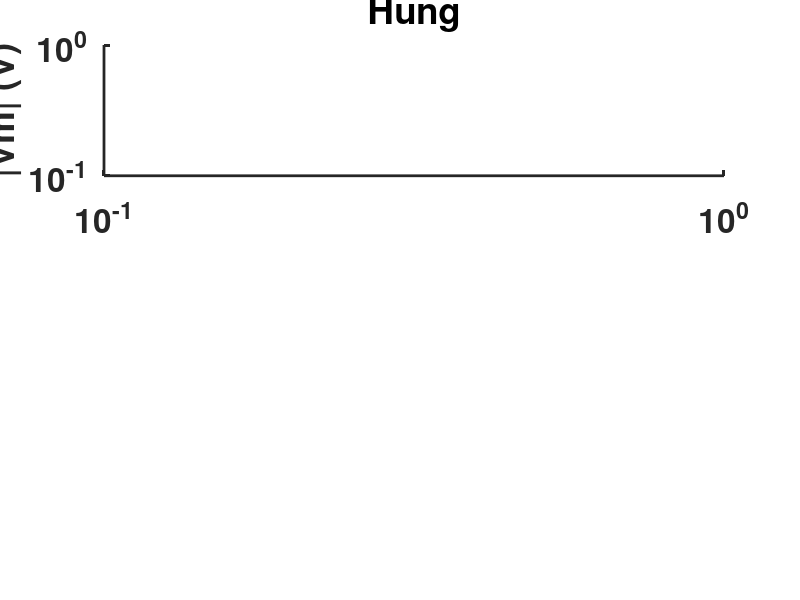

Write MATLAB code to recreate this figure. (Note: this script raises an error after producing the figure.)
%% ========================================================================
%  Vm Steady-State Spectrum Comparison (Hung / Hung No Ring / NTU)
%  觀察各實驗在 1/10/100 Hz 下的頻域表現
% ========================================================================
%
% Purpose:
%   比較三組實驗的 Vm 穩態頻譜（FFT）
%   觀察基頻尖峰、諧波結構、寬頻雜訊底
%
% Layout:
%   subplot(3,1,k) — 3 列垂直堆疊
%   子圖順序：Hung → Hung (No Ring) → NTU
%   每個子圖內疊加 3 條線（1 Hz / 10 Hz / 100 Hz）
%   共用水平圖例置於圖頂，xlabel 僅底圖
%
% Data Sources:
%   Hung:          Hung_tweezer/single_raw_data/Hung_single_{freq}.dat
%   Hung (No Ring): Hung_tweezer/single_noring_raw_data/Hung_single_noring_{freq}.dat
%   NTU:           NTU_tweezer/single_raw_data/NTU_single_{freq}.dat
%
% Output:
%   Vm_Spectrum_Comparison.png
%
% Author: Claude Code
% Date: 2026-02-06

clear; clc; close all;

fprintf('\n');
fprintf('========================================================================\n');
fprintf('  Vm Spectrum Comparison (Hung / Hung No Ring / NTU)\n');
fprintf('========================================================================\n\n');

%% Configuration
script_root = fileparts(mfilename('fullpath'));
functions_path = fullfile(script_root, 'functions');
addpath(functions_path);

% Frequencies to plot
plot_freqs = [1, 10, 100];  % Hz
freq_labels = {'1 Hz', '10 Hz', '100 Hz'};
freq_suffixes = {'1hz', '10hz', '100hz'};

% Steady-state parameters
NUM_PERIODS = 3;
RELATIVE_THRESHOLD = 0.002;  % 0.2%

% Experiments configuration (Hung → Hung No Ring → NTU)
experiments = struct();

experiments(1).name = 'Hung';
experiments(1).folder = fullfile(script_root, 'Hung_tweezer', 'single_raw_data');
experiments(1).prefix = 'Hung_single_';

experiments(2).name = 'Hung (No Ring)';
experiments(2).folder = fullfile(script_root, 'Hung_tweezer', 'single_noring_raw_data');
experiments(2).prefix = 'Hung_single_noring_';

experiments(3).name = 'NTU';
experiments(3).folder = fullfile(script_root, 'NTU_tweezer', 'single_raw_data');
experiments(3).prefix = 'NTU_single_';

% Line colors for each frequency
colors = lines(3);

%% Create figure
fig = figure('Position', [100, 100, 1200, 1200], 'Name', 'Vm Spectrum');

%% Process each experiment (one subplot per experiment)
for exp_idx = 1:length(experiments)
    exp = experiments(exp_idx);
    subplot(3, 1, exp_idx);
    hold on;

    fprintf('Processing: %s\n', exp.name);

    for freq_idx = 1:length(plot_freqs)
        target_freq = plot_freqs(freq_idx);
        suffix = freq_suffixes{freq_idx};
        filename = fullfile(exp.folder, [exp.prefix, suffix, '.dat']);

        fprintf('  %.0f Hz: %s ... ', target_freq, [exp.prefix, suffix, '.dat']);

        if ~exist(filename, 'file')
            fprintf('NOT FOUND\n');
            continue;
        end

        try
            % Step 1: Read raw data
            data = read_hsdata(filename);
            ch = data.channel;
            fs = data.sampling_rate;

            % Step 2: Extract excitation channel Vm
            Vm_ch2 = data.Vm(:, ch);

            % Step 4: Steady-state detection
            steady_info = detect_steady_state_relative(...
                Vm_ch2, target_freq, fs, ...
                'RelativeThreshold', RELATIVE_THRESHOLD, ...
                'ConsecutivePeriods', 3, 'CheckPoints', 25, 'Verbose', false);

            if steady_info.index <= 0
                fprintf('NO STEADY STATE\n');
                continue;
            end

            % Step 5: Extract steady-state data (3 complete periods)
            ss_start = steady_info.index;
            period_samples = steady_info.period_samples;
            ss_length = NUM_PERIODS * period_samples;

            if ss_start + ss_length - 1 > length(Vm_ch2)
                ss_length = length(Vm_ch2) - ss_start + 1;
                ss_length = floor(ss_length / period_samples) * period_samples;
            end

            Vm_ss = Vm_ch2(ss_start : ss_start + ss_length - 1);

            % Step 6: FFT → single-sided amplitude spectrum
            N = length(Vm_ss);
            Vm_fft = fft(Vm_ss);
            amp = abs(Vm_fft(1:floor(N/2)+1)) / N * 2;
            amp(1) = amp(1) / 2;  % DC component
            freq_axis = (0:floor(N/2)) * fs / N;

            % Plot spectrum (loglog)
            loglog(freq_axis, amp, '-', 'LineWidth', 2, 'Color', colors(freq_idx, :), ...
                'DisplayName', freq_labels{freq_idx});

            fprintf('OK (%d samples, fs=%.0f Hz)\n', N, fs);

        catch ME
            fprintf('ERROR: %s\n', ME.message);
        end
    end

    % Format subplot
    if exp_idx == length(experiments)
        xlabel('Frequency (Hz)', 'FontWeight', 'bold', 'FontSize', 40);
    end
    ylabel('|Vm| (V)', 'FontWeight', 'bold', 'FontSize', 40);
    title(exp.name, 'FontWeight', 'bold', 'FontSize', 24);

    ax = gca;
    set(ax, 'FontWeight', 'bold', 'FontSize', 24, 'LineWidth', 2);
    set(ax, 'XScale', 'log', 'YScale', 'log');
    xlim([0.5, fs/2]);
    ax.XAxis.LineWidth = 3;
    ax.YAxis.LineWidth = 3;
    box on;
    grid on;

    fprintf('\n');
end

% Shared horizontal legend at the top
ax_first = subplot(3, 1, 1);
lgd = legend(ax_first, 'Orientation', 'horizontal', ...
    'FontWeight', 'bold', 'FontSize', 22);
lgd.Position = [0.25, 0.965, 0.5, 0.03];

%% Save figure
output_file = fullfile(script_root, 'Vm_Spectrum_Comparison.png');
exportgraphics(fig, output_file, 'Resolution', 150);
fprintf('Figure saved: %s\n', output_file);

fprintf('\n');
fprintf('========================================================================\n');
fprintf('  COMPLETE\n');
fprintf('========================================================================\n\n');
